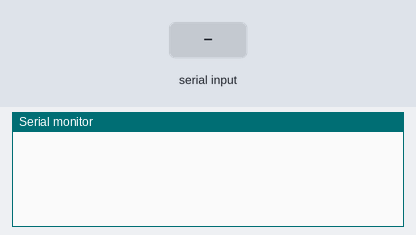
The sketch below on a simulated Arduino Uno, built with avr-gcc and run on an emulated ATmega328P. Parts: the last lines printed to the serial monitor. The test bench sets the inputs (shaded band).

Above: at 3.2 s.
3.3 s: "90,45\n" received over Serial
At 4.5 s:
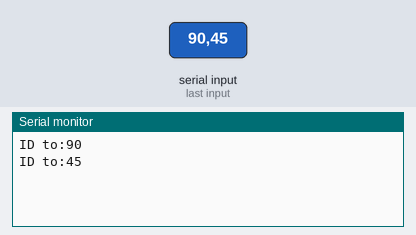
4.8 s: "30,150\n" received over Serial
At 5.9 s:
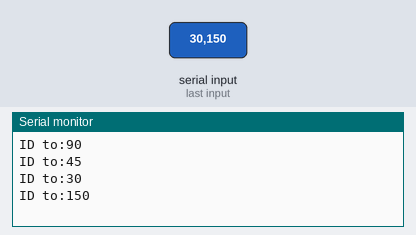
Timing chart, 0 to 7.8 s (numbered marks = the images above; inputs shaded):
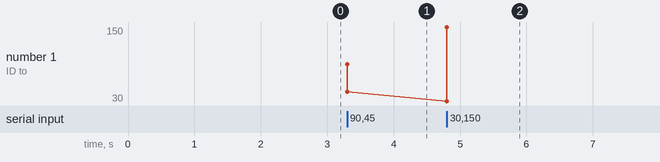

The sketch:

MotorID.ino
```cpp
#include <stdint.h>
#include <string.h>
#include <SoftwareSerial.h>
volatile uint8_t Checksum_Calc;
int a=0;
SoftwareSerial test(8,9);//RX,TX
void setup() {
  // put your setup code here, to run once:
  Serial.begin(500000);
  test.begin(500000);
  delay(2000);
}

void loop() {
   //put your main code here, to run repeatedly:
  a=Serial.parseInt();
  if(!a){
    }else{
  UART_Send_SetID(a);
  Serial.print("ID to:");
  Serial.println(a);
    }
}

void UART_Send_SetID(uint16_t motorID)
{
  Checksum_Calc = 0;
  UART_Send(0x80);    //header mark & broadcast ID
  UART_Send(0x92);              //header mark & commaand code
  UART_Send(0x20);              //total data length
  UART_Send(0x00);  //Servo Pos_H
  UART_Send(motorID);           //Servo ID
  UART_Send(Checksum_Calc);       //data length (one servo with time and speed)
}

void UART_Send(uint8_t u8_byte_data)
{
  test.write(u8_byte_data);
  Checksum_Calc += u8_byte_data;
}
```

Measured:
- after the input at 3.3 s, the serial monitor: prints a new line at once (image 1)
- after the input at 4.8 s, the serial monitor: prints a new line at once (image 2)
- plotted number 1: 45 → 150 after the input at 4.8 s
